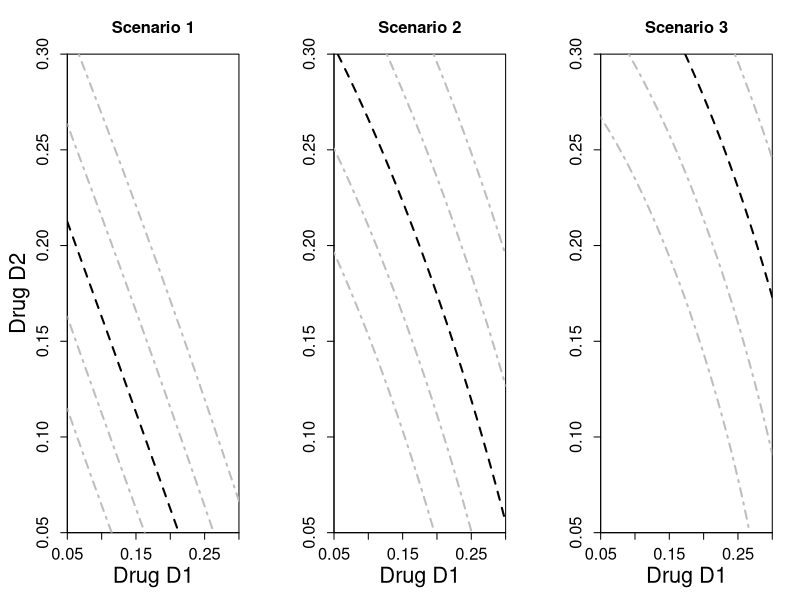
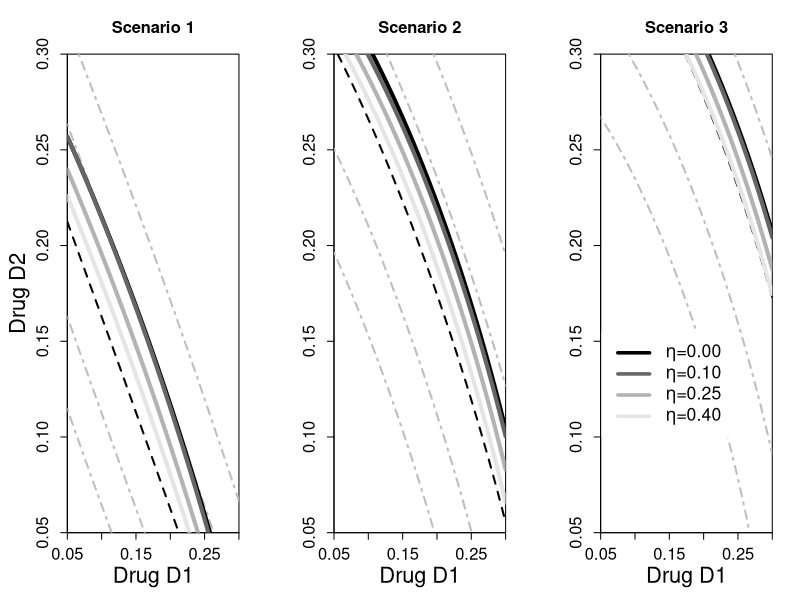

Recreate these plots in R, in order.
#Article: Cancer phase I trials design using drug combinations when a fraction of dose limiting toxicities is attributable to one or mode agents
#Authors: Jose L. Jimenez, Mourad Tighiouart and Mauro Gasparini.
#E-mail addresses: jose.jimenez@polito.it, Mourad.Tighiouart@cshs.org, gasparini@calvino.polito.it
#File: JimenezTighiouartGasparini_BiometricalJournalScript5.R

####################################################
# Code to obtain Figures 2 and 3 in the manuscript #
####################################################

#This functions computes the MTD curve
MTDcurves = function(alpha,beta,gamma,x,theta,contour){
  y = mat.or.vec(1,length(x))
  for(i in 1:length(x)){
    xx = x[i]^alpha
    xx2 = x[i]^(2*alpha)
    xxm = x[i]^(-alpha)
    A = (exp(-gamma)-1)/(exp(-gamma)+1)
    root = sqrt((-A*xx2+A*xx+xx-1)^2-4*A*xx*(xx-1)*(theta-xx-contour))
    
    y[i] = 2^(-1/beta)*(xxm/(A*(xx-1))*(A*xx2-A*xx-root-xx+1))^(1/beta)
  }
  if(is.nan(y[i])){
    y[i] = 0
  }
  return(y)
}

theta = 0.3
x=seq(0.05,0.3,by=0.0001)
sdev = sd(0.3^runif(10000,0.2,2))

alpha1 = 0.5*(0.2+2)
beta1 = 0.5*(0.2+2)
gamma1 = 0.1/0.1

######
#MEAN#
######

#True MTD curve and contours

y1 = MTDcurves(alpha1,beta1,gamma1,x,theta,contour=0)
y2 = MTDcurves(alpha1,beta1,gamma1,x,theta,contour=0.05)
y3 = MTDcurves(alpha1,beta1,gamma1,x,theta,contour=-0.05)
y4 = MTDcurves(alpha1,beta1,gamma1,x,theta,contour=0.1)
y5 = MTDcurves(alpha1,beta1,gamma1,x,theta,contour=-0.1)

#The values of alpha, beta and gamma are the ones we obtained and remain here ONLY as an example.

#eta=0.00
alpha6 = 1.164443
beta6 = 1.17301
gamma6 = 0.1507451
y6 = MTDcurves(alpha6,beta6,gamma6,x,theta,contour=0)

#eta=0.10
alpha7 = 1.162017
beta7 = 1.156905
gamma7 = 0.0846982
y7 = MTDcurves(alpha7,beta7,gamma7,x,theta,contour=0)

#eta=0.25
alpha8 = 1.134876
beta8 = 1.132421
gamma8 = 0.09548954
y8 = MTDcurves(alpha8,beta8,gamma8,x,theta,contour=0)

#eta=0.40
alpha9 = 1.106895
beta9 = 1.109093
gamma9 = 0.06032829
y9 = MTDcurves(alpha9,beta9,gamma9,x,theta,contour=0)

#eta=1.00
alpha10 = 1.017307
beta10 = 1.013429
gamma10 = 0.01092717
y10 = MTDcurves(alpha10,beta10,gamma10,x,theta,contour=0)

#########
#-1sigma#
#########

alpha11 = 0.5*(0.2+2) - sdev
beta11 = 0.5*(0.2+2) - sdev
gamma11 = 0.1/0.1
y11 = mat.or.vec(1,length(x))

#True MTD curve and contours

y11 = MTDcurves(alpha11,beta11,gamma11,x,theta,contour=0)
y12 = MTDcurves(alpha11,beta11,gamma11,x,theta,contour=0.05)
y13 = MTDcurves(alpha11,beta11,gamma11,x,theta,contour=-0.05)
y14 = MTDcurves(alpha11,beta11,gamma11,x,theta,contour=0.1)
y15 = MTDcurves(alpha11,beta11,gamma11,x,theta,contour=-0.1)

#eta=0.00
alpha16 = 0.9917704
beta16 = 0.9873333
gamma16 = 0.1762382
y16 = MTDcurves(alpha16,beta16,gamma16,x,theta,contour=0)

#eta=0.10
alpha17 = 0.9836879
beta17 = 0.9896146
gamma17 = 0.1259297
y17 = MTDcurves(alpha17,beta17,gamma17,x,theta,contour=0)

#eta=0.25
alpha18 = 0.9540791
beta18 = 0.9514816
gamma18 = 0.08298481
y18 = MTDcurves(alpha18,beta18,gamma18,x,theta,contour=0)

#eta=0.40
alpha19 = 0.9307474
beta19 = 0.9218087
gamma19 = 0.06414504
y19 = MTDcurves(alpha19,beta19,gamma19,x,theta,contour=0)

#eta=1.00
alpha20 = 0.8488039
beta20 = 0.8361285
gamma20 = 0.01482762
y20 = MTDcurves(alpha20,beta20,gamma20,x,theta,contour=0)

#########
#+1sigma#
#########

alpha21 = 0.5*(0.2+2) + sdev
beta21 = 0.5*(0.2+2) + sdev
gamma21 = 0.1/0.1
y21 = mat.or.vec(1,length(x))

y21 = MTDcurves(alpha21,beta21,gamma21,x,theta,contour=0)
y22 = MTDcurves(alpha21,beta21,gamma21,x,theta,contour=0.05)
y23 = MTDcurves(alpha21,beta21,gamma21,x,theta,contour=-0.05)
y24 = MTDcurves(alpha21,beta21,gamma21,x,theta,contour=0.1)
y25 = MTDcurves(alpha21,beta21,gamma21,x,theta,contour=-0.1)

#eta=0.00
alpha26 = 1.330198
beta26 = 1.333697
gamma26 = 0.09265048
y26 = MTDcurves(alpha26,beta26,gamma26,x,theta,contour=0)

#eta=0.10
alpha27 = 1.325436
beta27 = 1.329625
gamma27 = 0.09209786
y27 = MTDcurves(alpha27,beta27,gamma27,x,theta,contour=0)

#eta=0.25
alpha28 = 1.294679
beta28 = 1.305604
gamma28 = 0.09245929
y28 = MTDcurves(alpha28,beta28,gamma28,x,theta,contour=0)

#eta=0.40
alpha29 = 1.277103
beta29 = 1.276137
gamma29 = 0.05051354
y29 = MTDcurves(alpha29,beta29,gamma29,x,theta,contour=0)

#eta=1.00
alpha30 = 1.192004
beta30 = 1.177363
gamma30 = 0.01389495
y30 = MTDcurves(alpha30,beta30,gamma30,x,theta,contour=0)



#######
#PLOTS#
#######

tiff(file="../figure2.tiff",width=10,height=3.75,units="in",res=300)

par(mfrow=c(1,3),mar=c(5.1, 5.1, 4.1, 2.1), mgp=c(3, 1.25, 0))

plot(x[which(y11>=0.05  & y11 <= 0.3)],y11[which(y11>=0.05 & y11 <= 0.3)],type="line",xlim=c(0.05,0.3),ylim=c(0.05,0.3),cex.lab=2,cex.axis=1.5,
     xlab="Drug D1", ylab="Drug D2",lwd=2,cex.main=1.5,xaxs="i",yaxs="i",main="Scenario 1",col="black",lty=2)
lines(x[which(y12>=0.05 & y12 <= 0.3)],y12[which(y12>=0.05 & y12 <= 0.3)],type="line",col="gray",lty=4,lwd=2)
lines(x[which(y13>=0.05 & y13 <= 0.3)],y13[which(y13>=0.05 & y13 <= 0.3)],type="line",col="gray",lty=4,lwd=2)
lines(x[which(y14>=0.05 & y14 <= 0.3)],y14[which(y14>=0.05 & y14 <= 0.3)],type="line",col="gray",lty=4,lwd=2)
lines(x[which(y15>=0.05 & y15 <= 0.3)],y15[which(y15>=0.05 & y15 <= 0.3)],type="line",col="gray",lty=4,lwd=2)


plot(x[which(y1>=0.05  & y1 <= 0.3)],y1[which(y1>=0.05  & y1 <= 0.3)],type="line",xlim=c(0.05,0.3),ylim=c(0.05,0.3),cex.lab=2,cex.axis=1.5,
     xlab="Drug D1", ylab="",lwd=2,cex.main=1.5,xaxs="i",yaxs="i",main="Scenario 2",lty=2)
lines(x[which(y2>=0.05 & y2 <= 0.3)],y2[which(y2>=0.05 & y2 <= 0.3)],type="line",col="gray",lty=4,lwd=2)
lines(x[which(y3>=0.05  & y3 <= 0.3)],y3[which(y3>=0.05  & y3 <= 0.3)],type="line",col="gray",lty=4,lwd=2)
lines(x[which(y4>=0.05  & y4 <= 0.3)],y4[which(y4>=0.05  & y4 <= 0.3)],type="line",col="gray",lty=4,lwd=2)
lines(x[which(y5>=0.05  & y5 <= 0.3)],y5[which(y5>=0.05  & y5 <= 0.3)],type="line",col="gray",lty=4,lwd=2)


plot(x[which(y21>=0.05 & y21 <= 0.3)],y21[which(y21>=0.05 & y21 <= 0.3)],type="line",xlim=c(0.05,0.3),ylim=c(0.05,0.3),cex.lab=2,cex.axis=1.5,
     xlab="Drug D1", ylab="",lwd=2,cex.main=1.5, xaxs="i",yaxs="i",main="Scenario 3",lty=2)
lines(x[which(y22>=0.05  & y22 <= 0.3)],y22[which(y22>=0.05 & y22 <= 0.3)],type="line",col="gray",lty=4,lwd=2)
lines(x[which(y23>=0.05 & y23 <= 0.3)],y23[which(y23>=0.05 & y23 <= 0.3)],type="line",col="gray",lty=4,lwd=2)
lines(x[which(y24>=0.05 & y24 <= 0.3)],y24[which(y24>=0.05 & y24 <= 0.3)],type="line",col="gray",lty=4,lwd=2)
lines(x[which(y25>=0.05 & y25 <= 0.3)],y25[which(y25>=0.05 & y25 <= 0.3)],type="line",col="gray",lty=4,lwd=2)

dev.off()


tiff(file="../figure3.tiff",width=10,height=3.75,units="in",res=300)

par(mfrow=c(1,3),mar=c(5.1, 5.1, 4.1, 2.1), mgp=c(3, 1.25, 0))

plot(x[which(y11>=0.05  & y11 <= 0.3)],y11[which(y11>=0.05 & y11 <= 0.3)],type="line",xlim=c(0.05,0.3),ylim=c(0.05,0.3),cex.lab=2,cex.axis=1.5,
     xlab="Drug D1", ylab="Drug D2",lwd=2,cex.main=1.5,xaxs="i",yaxs="i",main="Scenario 1",col="black",lty=2)
lines(x[which(y12>=0.05 & y12 <= 0.3)],y12[which(y12>=0.05 & y12 <= 0.3)],type="line",col="gray",lty=4,lwd=2)
lines(x[which(y13>=0.05 & y13 <= 0.3)],y13[which(y13>=0.05 & y13 <= 0.3)],type="line",col="gray",lty=4,lwd=2)
lines(x[which(y14>=0.05 & y14 <= 0.3)],y14[which(y14>=0.05 & y14 <= 0.3)],type="line",col="gray",lty=4,lwd=2)
lines(x[which(y15>=0.05 & y15 <= 0.3)],y15[which(y15>=0.05 & y15 <= 0.3)],type="line",col="gray",lty=4,lwd=2)
lines(x[which(y16>=0.05 & y16 <= 0.3)],y16[which(y16>=0.05 & y16 <= 0.3)],type="line",col="black",lty=1,lwd=4)
lines(x[which(y17>=0.05 & y17 <= 0.3)],y17[which(y17>=0.05 & y17 <= 0.3)],type="line",col="gray40",lty=1,lwd=4)
lines(x[which(y18>=0.05 & y18 <= 0.3)],y18[which(y18>=0.05 & y18 <= 0.3)],type="line",col="gray70",lty=1,lwd=4)
lines(x[which(y19>=0.05 & y19 <= 0.3)],y19[which(y19>=0.05 & y19 <= 0.3)],type="line",col="gray90",lty=1,lwd=4)


plot(x[which(y1>=0.05  & y1 <= 0.3)],y1[which(y1>=0.05  & y1 <= 0.3)],type="line",xlim=c(0.05,0.3),ylim=c(0.05,0.3),cex.lab=2,cex.axis=1.5,
     xlab="Drug D1", ylab="",lwd=2,cex.main=1.5,xaxs="i",yaxs="i",main="Scenario 2",lty=2)
lines(x[which(y2>=0.05 & y2 <= 0.3)],y2[which(y2>=0.05 & y2 <= 0.3)],type="line",col="gray",lty=4,lwd=2)
lines(x[which(y3>=0.05  & y3 <= 0.3)],y3[which(y3>=0.05  & y3 <= 0.3)],type="line",col="gray",lty=4,lwd=2)
lines(x[which(y4>=0.05  & y4 <= 0.3)],y4[which(y4>=0.05  & y4 <= 0.3)],type="line",col="gray",lty=4,lwd=2)
lines(x[which(y5>=0.05  & y5 <= 0.3)],y5[which(y5>=0.05  & y5 <= 0.3)],type="line",col="gray",lty=4,lwd=2)
lines(x[which(y6>=0.05  & y6 <= 0.3)],y6[which(y6>=0.05  & y6 <= 0.3)],type="line",col="black",lty=1,lwd=4)
lines(x[which(y7>=0.05  & y7 <= 0.3)],y7[which(y7>=0.05  & y7 <= 0.3)],type="line",col="gray40",lty=1,lwd=4)
lines(x[which(y8>=0.05  & y8 <= 0.3)],y8[which(y8>=0.05  & y8 <= 0.3)],type="line",col="gray70",lty=1,lwd=4)
lines(x[which(y9>=0.05  & y9 <= 0.3)],y9[which(y9>=0.05  & y9 <= 0.3)],type="line",col="gray90",lty=1,lwd=4)



plot(x[which(y21>=0.05 & y21 <= 0.3)],y21[which(y21>=0.05 & y21 <= 0.3)],type="line",xlim=c(0.05,0.3),ylim=c(0.05,0.3),cex.lab=2,cex.axis=1.5,
     xlab="Drug D1", ylab="",lwd=2,cex.main=1.5, xaxs="i",yaxs="i",main="Scenario 3",lty=2)
lines(x[which(y22>=0.05  & y22 <= 0.3)],y22[which(y22>=0.05 & y22 <= 0.3)],type="line",col="gray",lty=4,lwd=2)
lines(x[which(y23>=0.05 & y23 <= 0.3)],y23[which(y23>=0.05 & y23 <= 0.3)],type="line",col="gray",lty=4,lwd=2)
lines(x[which(y24>=0.05 & y24 <= 0.3)],y24[which(y24>=0.05 & y24 <= 0.3)],type="line",col="gray",lty=4,lwd=2)
lines(x[which(y25>=0.05 & y25 <= 0.3)],y25[which(y25>=0.05 & y25 <= 0.3)],type="line",col="gray",lty=4,lwd=2)
lines(x[which(y26>=0.05 & y26 <= 0.3)],y26[which(y26>=0.05 & y26 <= 0.3)],type="line",col="black",lty=1,lwd=4)
lines(x[which(y27>=0.05 & y27 <= 0.3)],y27[which(y27>=0.05 & y27 <= 0.3)],type="line",col="gray40",lty=1,lwd=4)
lines(x[which(y28>=0.05 & y28 <= 0.3)],y28[which(y28>=0.05 & y28 <= 0.3)],type="line",col="gray70",lty=1,lwd=4)
lines(x[which(y29>=0.05 & y29 <= 0.3)],y29[which(y29>=0.05 & y29 <= 0.3)],type="line",col="gray90",lty=1,lwd=4)

legend(x = 0.052,y=0.155,
       legend = c(expression(paste(eta, "=0.00 ")), expression(paste(eta,"=0.10 ")), expression(paste(eta,"=0.25 ")),expression(paste(eta,"=0.40 "))), 
       col=c("black","gray40","gray70","gray90"), lwd=3.5, cex=1.6, horiz = FALSE,box.col = "white")


dev.off()